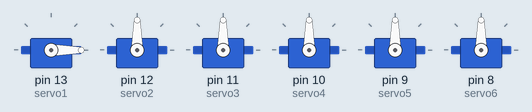
Simulated run of this sketch. Board: Arduino Uno, built with avr-gcc and run on an emulated ATmega328P. Shown: 6 × servo.

Above: at 0.05 s.
At 2.25 s:
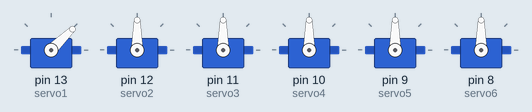
At 4.5 s:
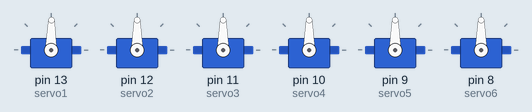
At 9.0 s:
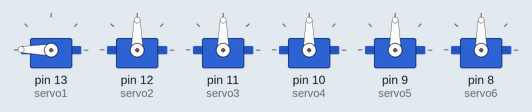
Timing chart, 0 to 11.7 s (numbered marks = the images above):
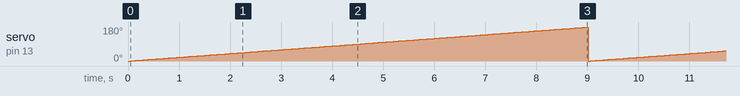

Measured:
- by itself, servo on pin 13 (servo1): ramps from 0° to 179° and jumps back, once every 9.0 s

The sketch:

RobixControl.ino
```cpp
#include <Servo.h>

Servo servo1;
Servo servo2;
Servo servo3;
Servo servo4;
Servo servo5;
Servo servo6;

int i = 0;

  void setup()
  {

    servo1.attach(13);
    servo2.attach(12);
    servo3.attach(11);
    servo4.attach(10);
    servo5.attach(9);
    servo6.attach(8);// attaches the servo on pin 9 to the servo object
//    servoLowerarm.attach(13);
//    servoUp.attach(11);
  }


void loop()
{
  for (i=0; i<180; i+=1)
     {
      servo1.write(i);
      delay(50);
     }
//   servoBase.write(170);   //0 left
////   servoUp.write(180); //180 all up lowest servo
////   servoLowerarm.write(180);  //180 all up higherservo
//   delay(1000);
//   servoBase.write(0);
//   delay(1000);
//   servoUp.write(125);
//   delay(900);
//   servoBase.write(180);
//   servoUp.write(120);
//   servoLowerarm.write(180);
//   delay(3000);
//   servoUp.write(180);
//   delay(1000);
//   servoLowerarm.write(90);
//   delay(2000);
}
```
